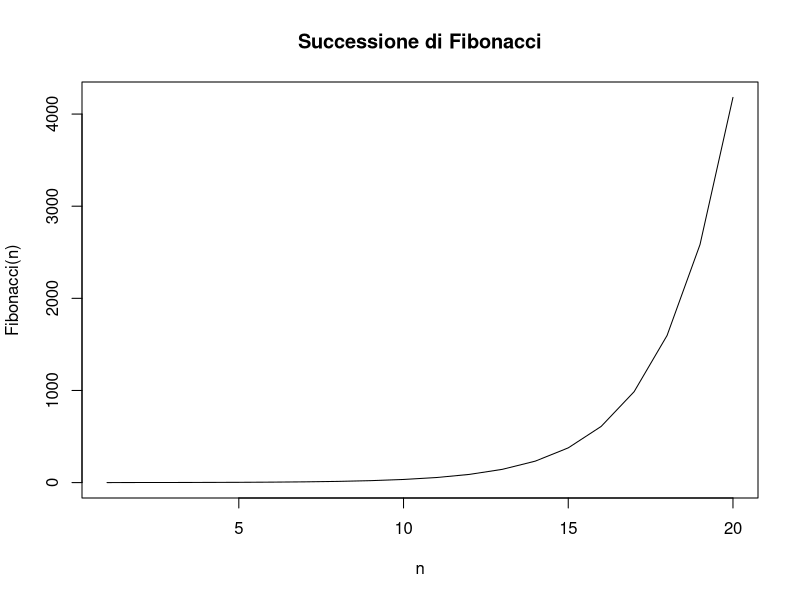

Recreate this plot in R.




#ESERICZI IFELSE:


#Es 1:

#Scrivi un codice R che utilizza ifelse per determinare se 
#l'utente è minorenne (sotto i 18 anni) o maggiorenne (18 anni o più). 
#Stampa un messaggio appropriato per ciascun caso.

eta <- 20

#continua tu



#Es 2:

#Crea un vettore di voti (numeri interi) e utilizza ifelse per 
#determinare se ciascun voto è sufficiente (>= 6) o insufficiente (< 6). 
#Stampa un vettore con i risultati ("Sufficiente" o "Insufficiente").



#Es 3:


#Scrivi una funzione in R che prende un vettore di numeri come 
#input e utilizza ifelse per determinare se ciascun numero è pari 
#o dispari. La funzione deve restituire un vettore con i risultati 
#("Pari" o "Dispari").


#Ricordati come si definisce se qualcosa è pari o dispari con i %%...
#Controlla il file dell'ultima lezione!


















#SOLUZIONI:

#Es 1:
eta <- 20 #o valore a piacimento
risultato <- ifelse(eta < 18, "Sei minorenne.", "Sei maggiorenne.")

# Stampa il risultato
print(risultato)





#Es 2:

# Vettore di voti degli studenti
voti <- c(4, 7, 5, 8, 6, 3, 9, 5)

# Determina se i voti sono sufficienti o insufficienti
risultati <- ifelse(voti >= 6, "Sufficiente", "Insufficiente")

# Stampa i risultati
print(risultati)



#Oppure con un ciclo for:

risultati <- array(NA, length(voti))

for (i in 1:length(voti)) {
  
  if (voti[i] >= 6) {
    risultati[i] <- "Sufficiente"
  } else {
    risultati[i] <- "Insufficiente"
  }
}


print(risultati)










fibonacci <- array(NA, 20)
fibonacci[1] <- 0
fibonacci[2] <- 1


for (i in 3:20) {
  fibonacci[i] <- fibonacci[i - 1] + fibonacci[i - 2]
}

plot(fibonacci, type = "l", main = "Successione di Fibonacci", 
     xlab = "n", ylab = "Fibonacci(n)")





#Prima iterazione:
#i = 3
fibonacci[3] <- fibonacci[3-1] + fibonacci[3-2]

#Seconda iterazione:
#i = 4
fibonacci[4] <- fibonacci[4-1] + fibonacci[4-2]


#Terza iterazione:
#i = 5
fibonacci[5] <- fibonacci[5-1] + fibonacci[5-2]


#...

#Ottava iterazione:
#i = 10
fibonacci[10] <- fibonacci[10-1] + fibonacci[10-2]

#

































#Es 3:

# Funzione per determinare se i numeri sono pari o dispari
parita <- function(numeri) {
  ifelse(numeri %% 2 == 0, "Pari", "Dispari")
}

# Vettore di numeri
numeri <- c(1, 2, 3, 4, 5, 6, 7, 8, 9, 10)

# Applicazione della funzione e stampa dei risultati
risultati <- parita(numeri)
print(risultati)



